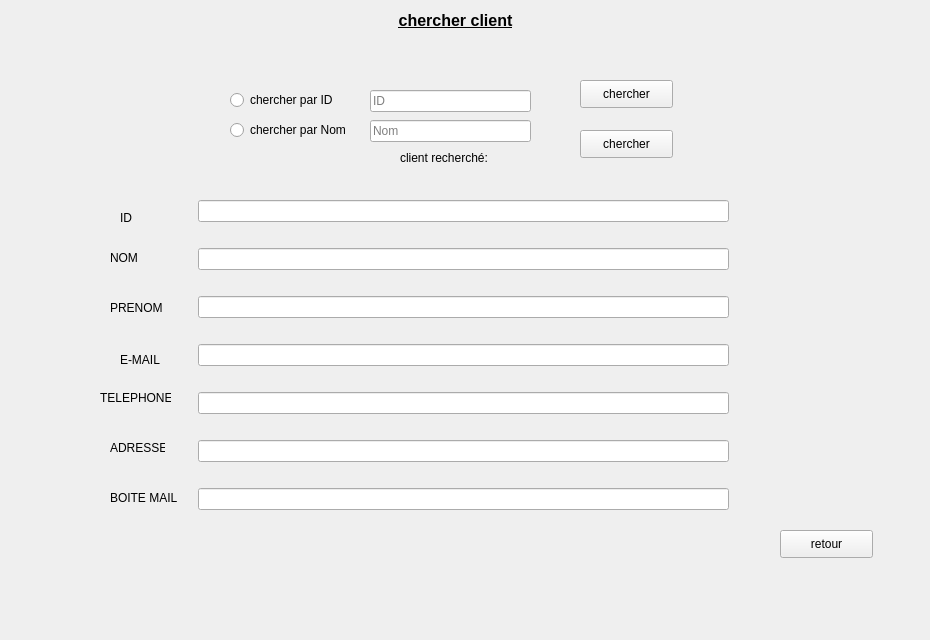
      <widget class="QWidget" name="tab_4">
       <attribute name="title">
        <string>chercher</string>
       </attribute>
       <widget class="QLabel" name="label_14">
        <property name="geometry">
         <rect>
          <x>0</x>
          <y>-20</y>
          <width>921</width>
          <height>631</height>
         </rect>
        </property>
        <property name="text">
         <string/>
        </property>
        <property name="pixmap">
         <pixmap>../../Desktop/images qt/fond.jpg</pixmap>
        </property>
        <property name="scaledContents">
         <bool>true</bool>
        </property>
       </widget>
       <widget class="QLabel" name="label_39">
        <property name="geometry">
         <rect>
          <x>0</x>
          <y>0</y>
          <width>911</width>
          <height>41</height>
         </rect>
        </property>
        <property name="text">
         <string>&lt;html&gt;&lt;head/&gt;&lt;body&gt;&lt;p align=&quot;center&quot;&gt;&lt;span style=&quot; font-size:12pt; font-weight:600; text-decoration: underline;&quot;&gt;chercher client&lt;/span&gt;&lt;/p&gt;&lt;/body&gt;&lt;/html&gt;</string>
        </property>
       </widget>
       <widget class="QPushButton" name="retour_5">
        <property name="geometry">
         <rect>
          <x>780</x>
          <y>530</y>
          <width>93</width>
          <height>28</height>
         </rect>
        </property>
        <property name="text">
         <string>retour</string>
        </property>
       </widget>
       <widget class="QLineEdit" name="tochercher">
        <property name="geometry">
         <rect>
          <x>370</x>
          <y>90</y>
          <width>161</width>
          <height>22</height>
         </rect>
        </property>
        <property name="placeholderText">
         <string>ID</string>
        </property>
       </widget>
       <widget class="QPushButton" name="chercher">
        <property name="geometry">
         <rect>
          <x>580</x>
          <y>80</y>
          <width>93</width>
          <height>28</height>
         </rect>
        </property>
        <property name="text">
         <string>chercher</string>
        </property>
       </widget>
       <widget class="QWidget" name="layoutWidget">
        <property name="geometry">
         <rect>
          <x>198</x>
          <y>180</y>
          <width>531</width>
          <height>351</height>
         </rect>
        </property>
        <layout class="QVBoxLayout" name="verticalLayout">
         <item>
          <widget class="QLineEdit" name="tochercher0">
           <property name="dragEnabled">
            <bool>true</bool>
           </property>
           <property name="readOnly">
            <bool>true</bool>
           </property>
          </widget>
         </item>
         <item>
          <widget class="QLineEdit" name="tochercher1">
           <property name="dragEnabled">
            <bool>true</bool>
           </property>
           <property name="readOnly">
            <bool>true</bool>
           </property>
          </widget>
         </item>
         <item>
          <widget class="QLineEdit" name="tochercher2">
           <property name="dragEnabled">
            <bool>true</bool>
           </property>
           <property name="readOnly">
            <bool>true</bool>
           </property>
          </widget>
         </item>
         <item>
          <widget class="QLineEdit" name="tochercher3">
           <property name="dragEnabled">
            <bool>true</bool>
           </property>
           <property name="readOnly">
            <bool>true</bool>
           </property>
          </widget>
         </item>
         <item>
          <widget class="QLineEdit" name="tochercher4"/>
         </item>
         <item>
          <widget class="QLineEdit" name="tochercher5"/>
         </item>
         <item>
          <widget class="QLineEdit" name="tochercher6"/>
         </item>
        </layout>
       </widget>
       <widget class="QLabel" name="label_33">
        <property name="geometry">
         <rect>
          <x>400</x>
          <y>150</y>
          <width>101</width>
          <height>16</height>
         </rect>
        </property>
        <property name="text">
         <string>client recherché:</string>
        </property>
       </widget>
       <widget class="QLabel" name="label">
        <property name="geometry">
         <rect>
          <x>120</x>
          <y>210</y>
          <width>55</width>
          <height>16</height>
         </rect>
        </property>
        <property name="text">
         <string>ID</string>
        </property>
       </widget>
       <widget class="QLabel" name="label_2">
        <property name="geometry">
         <rect>
          <x>110</x>
          <y>250</y>
          <width>55</width>
          <height>16</height>
         </rect>
        </property>
        <property name="text">
         <string>NOM</string>
        </property>
       </widget>
       <widget class="QLabel" name="label_3">
        <property name="geometry">
         <rect>
          <x>110</x>
          <y>300</y>
          <width>55</width>
          <height>16</height>
         </rect>
        </property>
        <property name="text">
         <string>PRENOM</string>
        </property>
       </widget>
       <widget class="QLabel" name="label_4">
        <property name="geometry">
         <rect>
          <x>120</x>
          <y>350</y>
          <width>55</width>
          <height>20</height>
         </rect>
        </property>
        <property name="text">
         <string>E-MAIL</string>
        </property>
       </widget>
       <widget class="QLabel" name="label_5">
        <property name="geometry">
         <rect>
          <x>110</x>
          <y>490</y>
          <width>81</width>
          <height>16</height>
         </rect>
        </property>
        <property name="text">
         <string>BOITE MAIL</string>
        </property>
       </widget>
       <widget class="QLabel" name="label_6">
        <property name="geometry">
         <rect>
          <x>100</x>
          <y>390</y>
          <width>71</width>
          <height>16</height>
         </rect>
        </property>
        <property name="text">
         <string>TELEPHONE</string>
        </property>
       </widget>
       <widget class="QLabel" name="label_7">
        <property name="geometry">
         <rect>
          <x>110</x>
          <y>440</y>
          <width>55</width>
          <height>16</height>
         </rect>
        </property>
        <property name="text">
         <string>ADRESSE</string>
        </property>
       </widget>
       <widget class="QRadioButton" name="radioButton">
        <property name="geometry">
         <rect>
          <x>230</x>
          <y>90</y>
          <width>121</width>
          <height>20</height>
         </rect>
        </property>
        <property name="text">
         <string>chercher par ID</string>
        </property>
       </widget>
       <widget class="QRadioButton" name="radioButton_2">
        <property name="geometry">
         <rect>
          <x>230</x>
          <y>120</y>
          <width>131</width>
          <height>20</height>
         </rect>
        </property>
        <property name="text">
         <string>chercher par Nom</string>
        </property>
       </widget>
       <widget class="QLineEdit" name="tocherchernom">
        <property name="geometry">
         <rect>
          <x>370</x>
          <y>120</y>
          <width>161</width>
          <height>22</height>
         </rect>
        </property>
        <property name="placeholderText">
         <string>Nom</string>
        </property>
       </widget>
       <widget class="QPushButton" name="cherchernom">
        <property name="geometry">
         <rect>
          <x>580</x>
          <y>130</y>
          <width>93</width>
          <height>28</height>
         </rect>
        </property>
        <property name="text">
         <string>chercher</string>
        </property>
       </widget>
      </widget>
